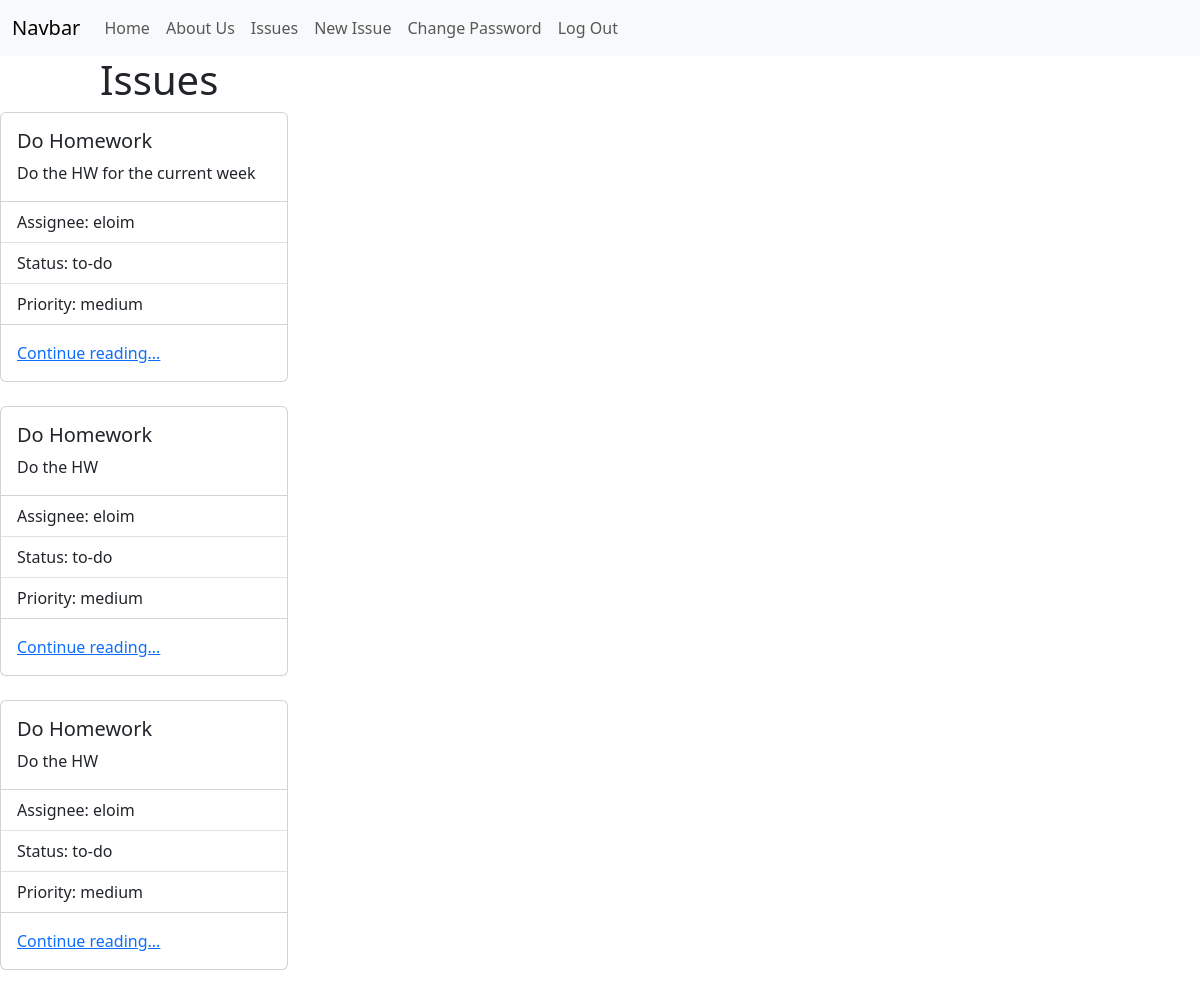
Screenshot of /issues/ (signed in) with the database file from the repository.
### issues/models.py (models this page shows, shortened)
class Issue(models.Model):
    summary = models.CharField(max_length=256)
    body = models.TextField()
    assignee = models.ForeignKey(
        get_user_model(),
        on_delete=models.CASCADE
    )
    reporter = models.ForeignKey(
        get_user_model(),
        on_delete=models.CASCADE,
        related_name="reporter"
    )
    status = models.ForeignKey(
        Status,
        on_delete=models.CASCADE
    )
    priority = models.ForeignKey(
        Priority,
        on_delete=models.CASCADE
    )
    created_on = models.DateTimeField(auto_now_add=True)
    updated_on = models.DateTimeField(blank=True, null=True, default=None)

class Status(models.Model):
    name = models.CharField(max_length=128)
    description = models.CharField(max_length=256)
    def __str__(self):
        return self.name

class Priority(models.Model):
    name = models.CharField(max_length=128)
    description = models.CharField(max_length=256)
    def __str__(self):
        return self.name

### accounts/models.py (models this page shows)
class CustomUser(AbstractUser):
    role = models.ForeignKey(
        Role,
        on_delete=models.CASCADE,
        null=True, blank=True
    )
    team = models.ForeignKey(
        Team,
        on_delete=models.CASCADE,
        null=True, blank=True
    )

### issues/views.py (the view)
# urls.py: path("", views.IssueListView.as_view(), name="list"),
class IssueListView(LoginRequiredMixin, ListView):
    template_name = "issues/list.html"
    model = Issue
    def get_context_data(self, **kwargs):
        context = super().get_context_data(**kwargs)
        user_team = Team.objects.get(name=self.request.user.team.name)
        users_in_team = CustomUser.objects.filter(team=user_team)
        tasks_for_users = Issue.objects.filter(
            Q(assignee__in=users_in_team) | Q(reporter=self.request.user)
        )
        context['issue_list'] = tasks_for_users  # Assign the queryset to 'issue_list' key
        return context

### templates/issues/list.html (shortened to what this page needs)
{% extends 'base.html' %}
{% block content %}
<div class="offset-md-1"><h1>Issues</h1></div>
{% for issue in issue_list %}
<div class="card" style="width: 18rem;">
    <div class="card-body">
      <h5 class="card-title">{{ issue.summary }}</h5>
      <p class="card-text">{{ issue.body|truncatechars:512 }}</p>
    </div>
    <ul class="list-group list-group-flush">
      <li class="list-group-item">Assignee: {{ issue.assignee }}</li>
      <li class="list-group-item">Status: {{ issue.status }}</li>
      <li class="list-group-item">Priority: {{ issue.priority }}</li>
    </ul>
    <div class="card-body">
      <a href="{% url 'detail' issue.id %}" class="card-link">Continue reading...</a>
    </div>
  </div>
<br/>
{% endfor %}
{% endblock content %}

### rows the page displays
Issue: summary "Do Homework", body "Do the HW for the current week", assignee "eloim", status "to-do", priority "medium"
Issue: summary "Do Homework", body "Do the HW", assignee "eloim", status "to-do", priority "medium"
Issue: summary "Do Homework", body "Do the HW", assignee "eloim", status "to-do", priority "medium"
